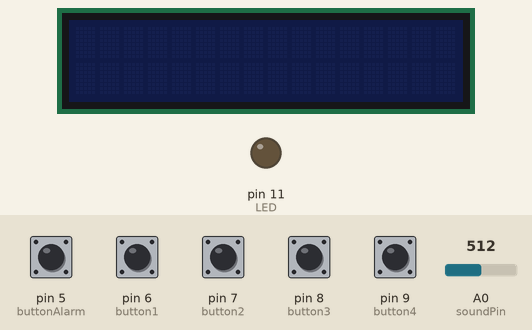
Simulated run of this sketch. Board: Arduino Uno, built with avr-gcc and run on an emulated ATmega328P. On the bench: 16×2 character LCD, output pins drawn as LEDs (lit = HIGH). Inputs (shaded band) come from the test bench; at power-on: pin 5 (buttonAlarm), pin 6 (button1), pin 7 (button2), pin 8 (button3), pin 9 (button4) HIGH, A0 (soundPin) = 512. The local clock reads 2024-03-15 10:24:30 at power-on unless the sketch sets it.

Above: at 1.2 s.
1.3 s: A0 (soundPin) set to 53
4.7 s: A0 (soundPin) set to 47
At 7.5 s:
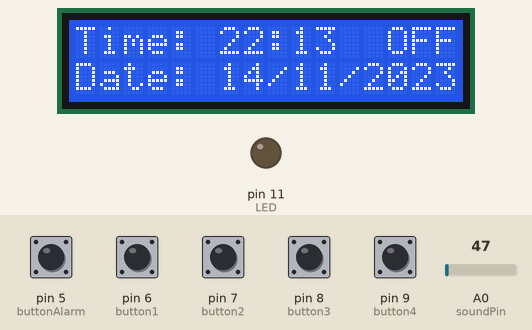
8.3 s: pin 6 (button1) pulled LOW for 1 s
At 10.3 s:
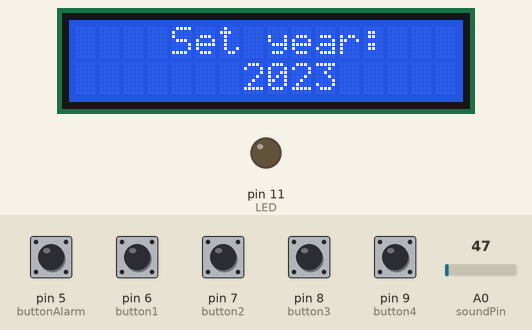
10.8 s: pin 9 (button4) pulled LOW for 0.15 s
At 12.0 s:
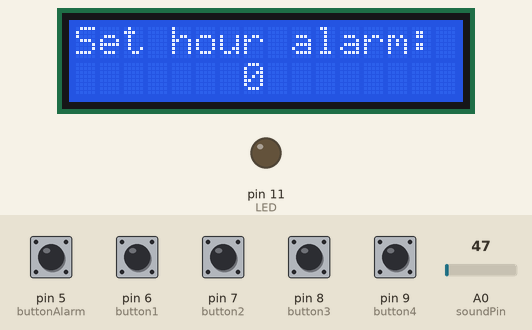
12.4 s: pin 6 (button1) pulled LOW for 0.15 s
At 13.0 s:
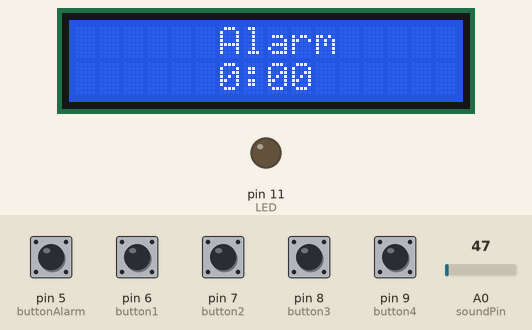
15.2 s: pin 6 (button1) pulled LOW for 0.15 s
At 15.9 s:
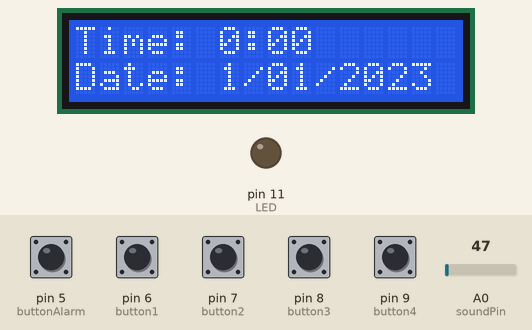
Timing chart, 0 to 18.2 s (numbered marks = the images above; inputs shaded):
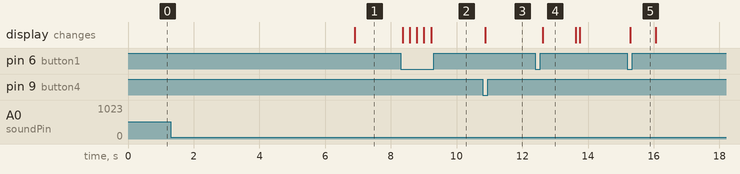

The sketch:

proiect.ino
```cpp
#include <Wire.h>
#include <RTClib.h>
#include <LiquidCrystal_I2C.h>

LiquidCrystal_I2C lcd(0x27,16,2);
RTC_DS3231 RTC;

//declarare butoane
int buttonAlarm=5;
int button1=6;
int button2=7;
int button3=8;
int button4=9;
//declarare intrare pin senzor
int soundPin=A0;
//declarare iesiri
#define buzzer 10
#define LED 11

int hourAux=0;
int minAux=0;
int yearAux;
int monthAux=1;
int dayAux=1;
int pressedButton1 =0;
int pressedButtonAlarm=0;

uint8_t hour = 0, min = 0;

void setup()
{
  //initializare lcd
  lcd.init();
  lcd.backlight();
  lcd.clear();

  //butoane
  pinMode(button1,INPUT_PULLUP);
  pinMode(button2,INPUT_PULLUP);
  pinMode(button3,INPUT_PULLUP);
  pinMode(button4,INPUT_PULLUP);
  pinMode(buttonAlarm,INPUT_PULLUP);

 //output-uri
  pinMode(LED,OUTPUT);
  pinMode(buzzer, OUTPUT);

  Serial.begin(9600);
  Wire.begin();
  RTC.begin();

  //in cazul in  care apare o eroare la conecatarea RTC-ului, acesta este semnalata in Serial Montiro
 if (! RTC.begin()) {
    Serial.println("Couldn't find RTC");
    Serial.flush();
    abort();
  }
  // Se initializeaza ceasul cu datele din laptop
    RTC.adjust(DateTime(F(__DATE__), F(__TIME__)));
}

void loop()
{
  if(digitalRead(button1)== LOW)
  {
   pressedButton1=pressedButton1+1;
  }
  // in functie de apasarile primului buton se initializeaza diferite actiuni care vor fi explicate ulterior
  if(pressedButton1==0)
  {
    DisplayDateTime();
    Alarm();
  }
  if (pressedButton1==1)
    { SetHour();}
  if (pressedButton1==2)
    {SetMinute();}
  if (pressedButton1==3)
    {SetDay();}
  if (pressedButton1==4)
    {SetMonth();}
  if (pressedButton1==5)
    {SetYear();}
  if (pressedButton1==6)
  {   updateDateTime();
      delay(500);
      pressedButton1=0;
  }
 // in functie de apasarile celui de al patrulea buton se initializeaza diferite actiuni in ceea ce priveste setarea alarmei
  if((digitalRead(button4)== LOW))
  {
    SetHourAlarm();
    SeMinutetAlarm();
    lcd.clear();
    lcd.setCursor(6,0);
    lcd.print("Alarm ");
    lcd.setCursor(6,1);
    lcd.print(hour, DEC);
    lcd.print(":");
    if (min<=9)
     {
      lcd.print("0");
      lcd.print(min, DEC);
      }
    else
     {
          lcd.print(min, DEC);
     }
    delay(1000);
    lcd.clear();
  }

  // Cand cele doua butoane sunt apasate deodata este vizibila alarma setata, iar in cazul in care nu exista o alarma activa un mesaj corespunzator
  if((digitalRead(button2)== LOW)&&(digitalRead(button3)== LOW))
    {
      if ((pressedButtonAlarm==1))
    {
      lcdAlarm();
      delay(2000);
    }
    else {
      lcd.clear();
      lcd.setCursor(5,0);
      lcd.print ("No alarm");
      delay(2000);
      }
    }

  delay(100);
}

//Afisarea datei si timpului curent conform unui anumit format
void DisplayDateTime ()
{
  lcd.clear();
  DateTime now = RTC.now();
  lcd.setCursor(0, 0);
  lcd.print("Time: ");

  lcd.print(now.hour(), DEC);
  lcd.print(":");

  if (now.minute()<10)
  {
    lcd.print("0");
    lcd.print(now.minute(), DEC);
  }
  else{
     lcd.print(now.minute(), DEC);
      }

  lcd.setCursor(0, 1);
  lcd.print("Date: ");
  lcd.print(now.day(), DEC);

  lcd.print("/");
  if (now.month()<10)
  {
    lcd.print("0");
    lcd.print(now.month(), DEC);
  }
   else {
      lcd.print(now.month(), DEC);
        }
  lcd.print("/");
  lcd.print(now.year(), DEC);
  yearAux=now.year();
}

// Setarea orei - cu butoanele 2 si 3 se face parcurgerea intervalului 0-23
void SetHour()
{
  lcd.clear();
  DateTime now = RTC.now();
  if(digitalRead(button3)==LOW)
  {
    if(hourAux==23)
    {
      hourAux=0;
    }
    else
    {
      hourAux=hourAux+1;
    }
  }
   if(digitalRead(button2)==LOW)
  {
    if(hourAux==0)
    {
      hourAux=23;
    }
    else
    {
      hourAux=hourAux-1;
    }
  }
  lcd.setCursor(4,0);
  lcd.print("Set hour: ");
  lcd.setCursor(7,1);
  lcd.print(hourAux,DEC);
  delay(100);
}

// Setarea minutului - cu butoanele 2 si 3 se face parcurgerea intervalului 0-59
void SetMinute()
{

  lcd.clear();
  if(digitalRead(button3)==LOW)
  {
    if (minAux==59)
    {
      minAux=0;
    }
    else
    {
      minAux=minAux+1;
    }
  }
   if(digitalRead(button2)==LOW)
  {
    if (minAux==0)
    {
      minAux=59;
    }
    else
    {
      minAux=minAux-1;
    }
  }
  lcd.setCursor(3,0);
  lcd.print("Set minute: ");
  lcd.setCursor(7,1);
  lcd.print(minAux,DEC);
  delay(100);
}

// Setarea anului - cu butoanele 2 si 3 se face parcurgerea anilor (nu avem limite)

void SetYear()
{

  lcd.clear();
  if(digitalRead(button3)==LOW)
  {
    yearAux=yearAux+1;
  }
   if(digitalRead(button2)==LOW)
  {
    yearAux=yearAux-1;
  }
  lcd.setCursor(4,0);
  lcd.print("Set year: ");
  lcd.setCursor(7,1);
  lcd.print(yearAux,DEC);
  delay(100);
}

 // Setarea lunii- cu butoanele 2 si 3 se face parcurgerea intervalului 1-11
void SetMonth()
{
  lcd.clear();
  if(digitalRead(button3)==LOW)
  {
    if (monthAux==12)
    {
      monthAux=1;
    }
    else
    {
      monthAux=monthAux+1;
    }
  }
   if(digitalRead(button2)==LOW)
  {
    if (monthAux==1)
    {
      monthAux=12;
    }
    else
    {
      monthAux=monthAux-1;
    }
  }
  lcd.setCursor(3,0);
  lcd.print("Set month: ");
  lcd.setCursor(7,1);
  lcd.print(monthAux,DEC);
  delay(100);
}

// Setarea zilei - cu butoanele 2 si 3 se face parcurgerea intervalului 1-31
void SetDay()
{
  lcd.clear();
  if(digitalRead(button3)==LOW)
  {
    if (dayAux==31)
    {
      dayAux=1;
    }
    else
    {
      dayAux=dayAux+1;
    }
  }
   if(digitalRead(button2)==LOW)
  {
    if (dayAux==1)
    {
      dayAux=31;
    }
    else
    {
      dayAux=dayAux-1;
    }
  }
  lcd.setCursor(4,0);
  lcd.print("Set day: ");
  lcd.setCursor(7,1);
  lcd.print(dayAux,DEC);
  delay(100);
}
// In urma setarii timpului si a datei se face o actualizare a RTC-ului si apoi se revine in etapa de afisare a acestora
void updateDateTime()
{
  lcd.clear();
  RTC.adjust(DateTime(yearAux,monthAux,dayAux,hourAux,minAux,0));
  DisplayDateTime();
  delay(100);
}

// Setarea orei pentru alarma - cu butoanele 2 si 3 se face parcurgerea intervalului 0-23 (Merge pe acelasi criteriu cu setarea orei)
void SetHourAlarm()
{
  while(digitalRead(button1)==HIGH){
  lcd.clear();
  if(digitalRead(button3)==LOW)
  {
    if(hour==23)
    {
      hour=0;
    }
    else
    {
      hour=hour+1;
    }
  }
   if(digitalRead(button2)==LOW)
  {
    if(hour==0)
    {
      hour=23;
    }
    else
    {
      hour=hour-1;
    }
  }
  lcd.setCursor(0,0);
  lcd.print("Set hour alarm: ");
  lcd.setCursor(7,1);
  lcd.print(hour,DEC);
  delay(100);
 }
 delay(100);
}
// Setarea minutului - cu butoanele 2 si 3 se face parcurgerea intervalului 0-59  (Merge pe acelasi criteriu cu setarea minutului)
void SeMinutetAlarm()
 {
  while(digitalRead(button1)==HIGH){

  lcd.clear();
  if(digitalRead(button3)==LOW)
  {
    if (min==59)
    {
      min=0;
    }
    else
    {
      min=min+1;
    }
  }
   if(digitalRead(button2)==LOW)
  {
    if (min==0)
    {
      min=59;
    }
    else
    {
      min=min-1;
    }
  }
  lcd.setCursor(0,0);
  lcd.print("Set minute alarm:");
  lcd.setCursor(7,1);
  lcd.print(min,DEC);
  delay(100);
 }
 delay(100);
}
// in cazul in care sunt actionate butoanele 2 si 3 simultan este posibila vederea alarmei conform unui anumit format
void lcdAlarm(){
  lcd.clear();
  lcd.setCursor(6,0);
  lcd.print("Alarm ");

  lcd.setCursor(6,1);
  lcd.print(hour, DEC);
  lcd.print(":");
  if (min < 10)
  {
    lcd.print("0");
    lcd.print(min, DEC);
  }
  else {
     lcd.print(min, DEC);
  }
}
//Activarea alarmei
void Alarm()
{
 if(digitalRead(buttonAlarm)== LOW)
  {
   pressedButtonAlarm=pressedButtonAlarm+1;
  }
  // daca alarma este dezactivata in partea dreapta sus a LCD-ului se va afisa OFF, iar led-ul si buzzer-ul nu vor functiona.
  if (pressedButtonAlarm==0)
    {
     noTone (buzzer);
     digitalWrite(LED,LOW);
     lcd.setCursor (13,0);
     lcd.print ("OFF");
     LcdOnOff();
     }
     // daca alarma este activata se va executa corpul acestui IF
  if (pressedButtonAlarm==1)
    {

     lcd.setCursor (13,0);
     lcd.print (" ON");
     DateTime now = RTC.now();
     // cu 10 secunde inainte de alarma setata ledul va palpai si buzzer-ul va suna aproximativ jumatate de secunda din fiecare cele 10
     if (now.hour() == hour && now.minute() ==min-1 && now.second() >= 48 && now.second() <=59)
      {
          tone(buzzer,1000);
          digitalWrite(LED,HIGH);
          delay (400);
          noTone(buzzer);
          digitalWrite(LED,LOW);
          delay(500);
      }
      // cand timpul curent este egala cu alarma atunci se va apela procedura de afisare a alarmei, buzzer-ul va suna continuu, iar led-ul va fi aprins pana cand este apasat
      //butonul pentru dezactivarea alarmei sau trece 1 minut
     else if ( now.hour() == hour && now.minute() == min )
        {
         lcdAlarm();
         DateTime now = RTC.now();
         digitalWrite(LED,HIGH);
         tone(buzzer,400);
         delay (300);
         tone(buzzer,450);
        }
    else{
      //daca este activata alarma, insa timpul curent nu este acelasi cu alarma buzzer-ul nu va suna, iar ledul va fi oprit
         LcdOnOff();
         noTone (buzzer);
         digitalWrite(LED,LOW);
        }
    }
  if (pressedButtonAlarm==2)
    {
     pressedButtonAlarm=0;
    }
    delay(200);
}
//functionarea senzorului de sunet
void LcdOnOff(){
long aux = 0;
// se fac 300 de citiri ale senzorului
for(int i=0; i<300; i++)
{
aux += analogRead(soundPin);
}

aux = aux/300;
// in cazul in care s-a produs un zgomot suficient de puternic lcd-ul va fi oprit timp de 3 secunde
if(aux > 50){
    lcd.noBacklight();
    lcd.noDisplay();
    delay(3000);
//altfel lcd-ul va fi activ si se va afisa data si timpul curent
}else{
   lcd.backlight();
   lcd.display();
  }
delay(10);
}
```

Measured:
- the behaviour switches between 51 and 50 on A0 (soundPin) (found by bisection; images 0 and 1)
- after the input at 1.3 s, every drawn part: stays the same
- after the input at 4.7 s, the display: changes after 2.2 s (image 1)
- after the input at 8.3 s, the display: first changes after 0.06 s (image 2 shows a later state)
- after the input at 10.8 s, the display: changes after 0.07 s (image 3)
- after the input at 12.4 s, the display: changes after 0.23 s (image 4)
- after the input at 15.2 s, the display: changes after 0.09 s (image 5)
- what the display in image 4 shows lasts 1.0 s, from 12.6 s to 13.6 s
